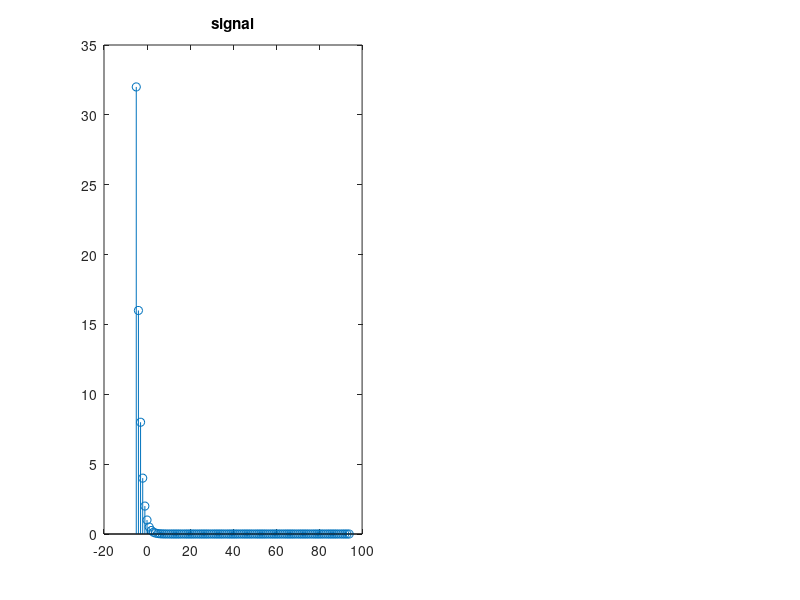

Source code (MATLAB): (Note: this script raises an error after producing the figure.)
%DPS Zad1 Dimitrij Mijoski

n = [-5:94]; %prozorec od -5 do 94. vo drugite tocki signalot e 0
x = 0.5 .^ n;

nh = [0 1 2];
h = [1 -1 1];

subplot(1, 2, 1);
stem(n, x);
title('signal');

[y, matricaBlokovi] = ovrlpsav(x, h, 5);
ny = [n, max(n)+1+nh(1:end-1)];

subplot(1, 2, 2);
stem(ny, y);
title('conv');

%proverka
[nc, c] = conv_m(n, x, nh, h);
if (all(nc == ny) && all(c == y))
  printf ('tocno\n');
end

%matricaBlokovi
matricaBlokovi